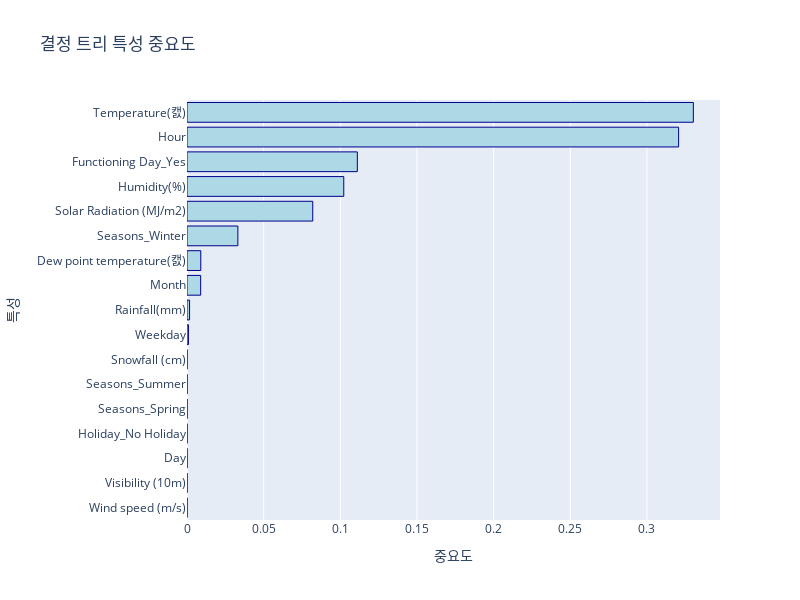

The cell this chart's notebook holds for it:
### Markdown cell above
##### **1.3.4. 특성 중요도(Feature Importance)**

트리 모델의 특성 중요도는 각 특성이 예측 성능에 미치는 영향을 측정하는 지표입니다. 

중요도가 높은 특성은 모델의 예측 성능에 큰 영향을 미치는 특성으로, 모델 해석에 유용합니다.

트리 계열 모델에서 특성 중요도는 각 특성이 불순도(impurity) 감소에 얼마나 기여하는지를 측정하여 계산됩니다.

**특성 중요도 계산 방법**
1. **불순도 감소량 계산**: 각 노드에서 분할할 때 불순도가 얼마나 감소하는지 측정
   
2. **가중 평균**: 각 노드의 샘플 수에 비례하여 가중 평균을 계산
3. **정규화**: 모든 특성의 중요도 합이 1이 되도록 정규화

**수식:**
- 특성 j의 중요도 = Σ (해당 특성으로 분할된 노드의 불순도 감소량 × 노드의 샘플 비율)
  
- 회귀 문제에서는 MSE(평균제곱오차) 감소량을 사용
- 분류 문제에서는 지니 불순도나 엔트로피 감소량을 사용

**해석:**
- 값이 클수록 해당 특성이 예측에 더 중요한 역할을 함
  
- 모든 특성의 중요도 합은 1.0
- 트리의 상위 노드에서 사용된 특성일수록 높은 중요도를 가짐

**특성 중요도 활용 사례**
1. **특성 선택(Feature Selection)**: 중요도가 낮은 특성들을 제거하여 모델을 단순화하고 과적합을 방지
   
2. **도메인 이해**: 비즈니스 관점에서 어떤 요인이 결과에 가장 큰 영향을 미치는지 파악
3. **데이터 수집 우선순위**: 새로운 데이터를 수집할 때 중요한 특성에 더 많은 자원을 투입
4. **모델 해석**: 블랙박스 모델의 예측 근거를 설명하여 신뢰성 확보
5. **A/B 테스트 설계**: 중요한 특성을 기반으로 실험 변수 설정
6. **이상치 탐지**: 중요한 특성에서 비정상적인 값을 가진 데이터 포인트 식별

### Code cell
# Plotly를 사용한 트리 시각화
import plotly.graph_objects as go
from sklearn.tree import export_text

# 트리 구조를 텍스트로 출력
tree_rules = export_text(tree_reg, 
                        feature_names=X.columns.tolist(),
                        max_depth=3)  # 가독성을 위해 깊이 제한

print("결정 트리 구조:")
print(tree_rules)

# 특성 중요도를 Plotly로 시각화
feature_importance = tree_reg.feature_importances_
feature_names = X.columns.tolist()

# 중요도가 높은 순으로 정렬
importance_df = pd.DataFrame({
    'feature': feature_names,
    'importance': feature_importance
}).sort_values('importance', ascending=True)

# Plotly 막대 그래프로 특성 중요도 시각화
fig = go.Figure(go.Bar(
    x=importance_df['importance'],
    y=importance_df['feature'],
    orientation='h',
    marker=dict(color='lightblue', line=dict(color='darkblue', width=1))
))

fig.update_layout(
    title='결정 트리 특성 중요도',
    xaxis_title='중요도',
    yaxis_title='특성',
    height=600,
    width=800,
    font=dict(size=12)
)

fig.show()

### Figure 1 — Plotly figure (JSON) as saved in the notebook; plotly's stock layout.template omitted (floating-point values rounded to 4 significant figures)
{"data": [{"marker": {"color": "lightblue", "line": {"color": "darkblue", "width": 1}}, "orientation": "h", "type": "bar", "x": [0.0, 0.0, 0.0, 0.0, 0.0, 0.0, 0.0, 0.0009407, 0.001677, 0.008911, 0.008998, 0.03318, 0.08201, 0.1023, 0.1111, 0.3207, 0.3303], "y": ["Wind speed (m/s)", "Visibility (10m)", "Day", "Holiday_No Holiday", "Seasons_Spring", "Seasons_Summer", "Snowfall (cm)", "Weekday", "Rainfall(mm)", "Month", "Dew point temperature(캜)", "Seasons_Winter", "Solar Radiation (MJ/m2)", "Humidity(%)", "Functioning Day_Yes", "Hour", "Temperature(캜)"]}], "layout": {"font": {"size": 12}, "height": 600, "title": {"text": "결정 트리 특성 중요도"}, "width": 800, "xaxis": {"title": {"text": "중요도"}}, "yaxis": {"title": {"text": "특성"}}}}
